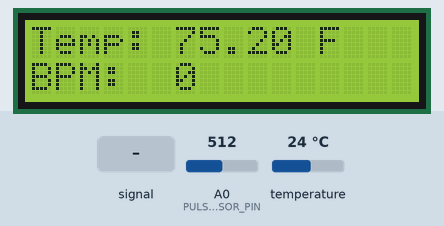
Bench run of a sketch on a simulated ESP8266 (NodeMCU). On the bench: 16×2 character LCD. The inputs (shaded band) are chosen by the test bench; at power-on: A0 (PULSE_SENSOR_PIN) = 512, temperature 24 °C. WiFi joins after 1.5 s; servers stay silent unless stated; not simulated (calls return 0 or success): secrets.h; what the sketch prints to the serial monitor is not drawn.

Above: at 5.1 s.
5.2 s: A0 (PULSE_SENSOR_PIN) fed a 2 Hz sine of ±306 counts around its level
At 6.8 s:
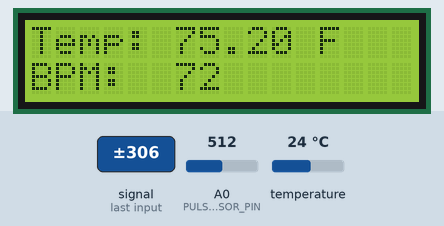
8.5 s: A0 (PULSE_SENSOR_PIN) set to 306
At 9.6 s:
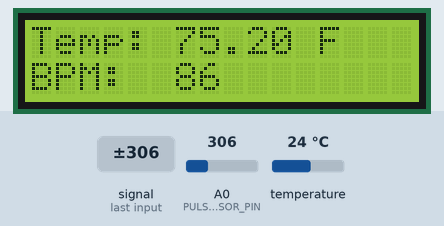
10.1 s: temperature set to 12 °C
At 10.8 s:
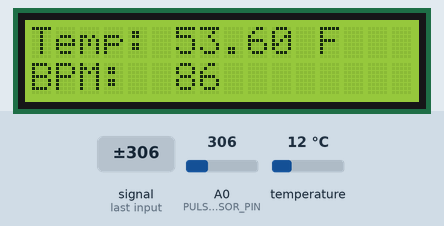
11.7 s: temperature set to 19 °C
At 13.0 s:
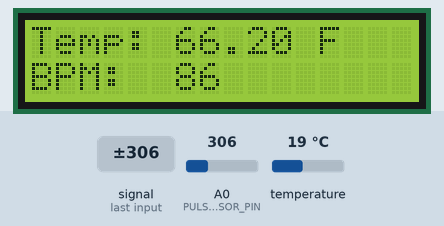
13.3 s: A0 (PULSE_SENSOR_PIN) fed a 2 Hz sine of ±306 counts around its level
At 14.8 s:
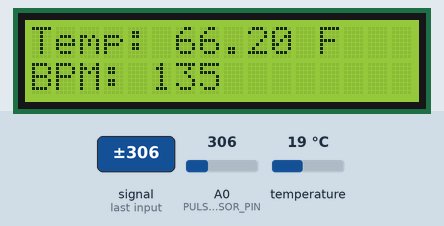
16.5 s: A0 (PULSE_SENSOR_PIN) set to 240
At 17.7 s:
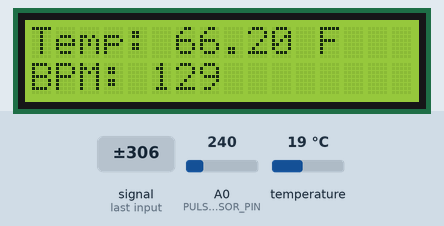
Timing chart, 0 to 19.1 s (numbered marks = the images above; inputs shaded):
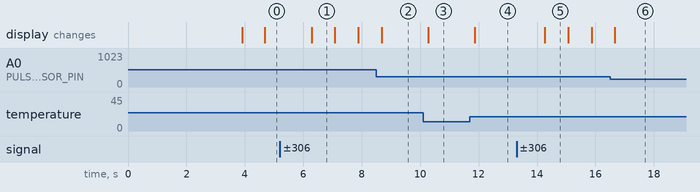

The sketch:

ProjectCodeESP8266.ino
```cpp
#define BLYNK_TEMPLATE_ID "TMPL3qsPLnNkA"
#define BLYNK_TEMPLATE_NAME "First ProjectCopy"
#include <Wire.h>
#include <LiquidCrystal_I2C.h>
#include <OneWire.h>
#include <DallasTemperature.h>
#include <BlynkSimpleEsp8266.h>
#include <Ticker.h>
#include "secrets.h"

#define ONE_WIRE_BUS 0      // DS18B20 pin (D3)
#define PULSE_SENSOR_PIN A0 // Pulse sensor pin for ESP8266 (analog pin)

LiquidCrystal_I2C lcd(0x27, 16, 2);
OneWire oneWire(ONE_WIRE_BUS);
DallasTemperature sensors(&oneWire);

// Replace with your Blynk Auth Token
char auth[] = BLYNK_AUTH_TOKEN;

// Replace with your WiFi credentials
char ssid[] = SSID;
char pass[] = PASSWORD;

volatile int BPM;                   // Beats Per Minute
volatile int Signal;                // Holds the incoming raw data
volatile int IBI = 600;             // Inter-Beat Interval, initially seeded to 600ms
volatile boolean Pulse = false;     // True when a heartbeat is detected

volatile int rate[10];                      // Array to hold last ten IBI values
volatile unsigned long sampleCounter = 0;   // Time in milliseconds
volatile unsigned long lastBeatTime = 0;    // Time of the last beat
volatile int P = 512;                       // Peak value, seeded
volatile int T = 512;                       // Trough value, seeded
volatile int thresh = 512;                  // Threshold value, seeded
volatile int amp = 100;                     // Amplitude of the pulse waveform, seeded
volatile boolean firstBeat = true;          // True if the first beat is detected
volatile boolean secondBeat = false;        // True if the second beat is detected

Ticker timer;

// Moving Average Filter variables
const int FILTER_SIZE = 10;
int signalBuffer[FILTER_SIZE];
int signalSum = 0;
int signalIndex = 0;

// Low-Pass Filter variables
float alpha = 0.75; // Alpha for low-pass filter
float filteredSignal = 512; // Initial value

void pulseSensorISR() {
  // Read the pulse sensor
  int rawSignal = analogRead(PULSE_SENSOR_PIN);

  // Apply moving average filter
  signalSum -= signalBuffer[signalIndex];
  signalBuffer[signalIndex] = rawSignal;
  signalSum += signalBuffer[signalIndex];
  int smoothedSignal = signalSum / FILTER_SIZE;
  signalIndex = (signalIndex + 1) % FILTER_SIZE;

  // Apply low-pass filter
  filteredSignal = alpha * filteredSignal + (1 - alpha) * smoothedSignal;
  Signal = (int)filteredSignal;

  sampleCounter += 2; // Keep track of the time in milliseconds
  int N = sampleCounter - lastBeatTime; // Time since last beat

  // Find the peak and trough of the pulse wave
  if (Signal < thresh && N > (IBI / 5) * 3) {
    if (Signal < T) {
      T = Signal;
    }
  }

  if (Signal > thresh && Signal > P) {
    P = Signal;
  }

  // Look for the heart beat
  if (N > 250) {
    if ((Signal > thresh) && (Pulse == false) && (N > (IBI / 5) * 3)) {
      Pulse = true;
      IBI = sampleCounter - lastBeatTime;
      lastBeatTime = sampleCounter;

      if (secondBeat) {
        secondBeat = false;
        for (int i = 0; i <= 9; i++) {
          rate[i] = IBI;
        }
      }

      if (firstBeat) {
        firstBeat = false;
        secondBeat = true;
        return;
      }

      // Keep a running total of the last 10 IBI values
      word runningTotal = 0;
      for (int i = 0; i <= 8; i++) {
        rate[i] = rate[i + 1];
        runningTotal += rate[i];
      }

      rate[9] = IBI;
      runningTotal += rate[9];
      runningTotal /= 10;
      BPM = 60000 / runningTotal;
    }
  }

  if (Signal < thresh && Pulse == true) {
    Pulse = false;
    amp = P - T;
    thresh = amp / 2 + T;
    P = thresh;
    T = thresh;
  }

  if (N > 2500) {
    thresh = 512;
    P = 512;
    T = 512;
    lastBeatTime = sampleCounter;
    firstBeat = true;
    secondBeat = false;
  }
}

void setup() {
  Serial.begin(115200);
  lcd.init();
  lcd.backlight();
  lcd.setCursor(0, 0);
  lcd.print("Initializing...");

  sensors.begin();
  pinMode(PULSE_SENSOR_PIN, INPUT);

  Blynk.begin(auth, ssid, pass);

  delay(2000); // Allow time to read initialization message
  lcd.clear();

  // Initialize signal buffer for moving average filter
  for (int i = 0; i < FILTER_SIZE; i++) {
    signalBuffer[i] = analogRead(PULSE_SENSOR_PIN);
    signalSum += signalBuffer[i];
  }

  // Timer setup
  timer.attach_ms(2, pulseSensorISR); // Call pulseSensorISR every 2 milliseconds
}

void loop() {
  Blynk.run();

  // Read Temperature
  sensors.requestTemperatures();
  float temperatureC = sensors.getTempCByIndex(0);
  float temperatureF = (temperatureC * 1.8) + 32;

  // Display Temperature on LCD
  lcd.setCursor(0, 0);
  if (temperatureC == DEVICE_DISCONNECTED_C) {
    lcd.print("Temp: Error");
    Serial.println("Error: Could not read temperature data");
  } else {
    lcd.print("Temp: ");
    lcd.print(temperatureF);
    lcd.print(" F");
    Serial.print("Temperature: ");
    Serial.print(temperatureF);
    Serial.println(" F");
    Blynk.virtualWrite(V0, temperatureF); // Send temperature to Blynk
  }

  // Display and send BPM
  lcd.setCursor(0, 1);
  lcd.print("BPM: ");
  if (BPM < 100) {
    lcd.print(" ");
  }
  lcd.print(BPM);
  lcd.print("   "); // Clear any old digits
  Serial.print("BPM: ");
  Serial.println(BPM);
  Blynk.virtualWrite(V1, BPM); // Send BPM to Blynk

  delay(10); // Delay to reduce CPU load
}
```

Measured:
- after the input at 5.2 s, the display: changes after 1.1 s (image 1)
- after the input at 10.1 s, the display: changes after 0.18 s (image 3)
- after the input at 11.7 s, the display: changes after 0.18 s (image 4)
- after the input at 13.3 s, the display: changes after 0.97 s (image 5)
- what the display in image 1 shows lasts 0.8 s, from 6.3 s to 7.1 s
